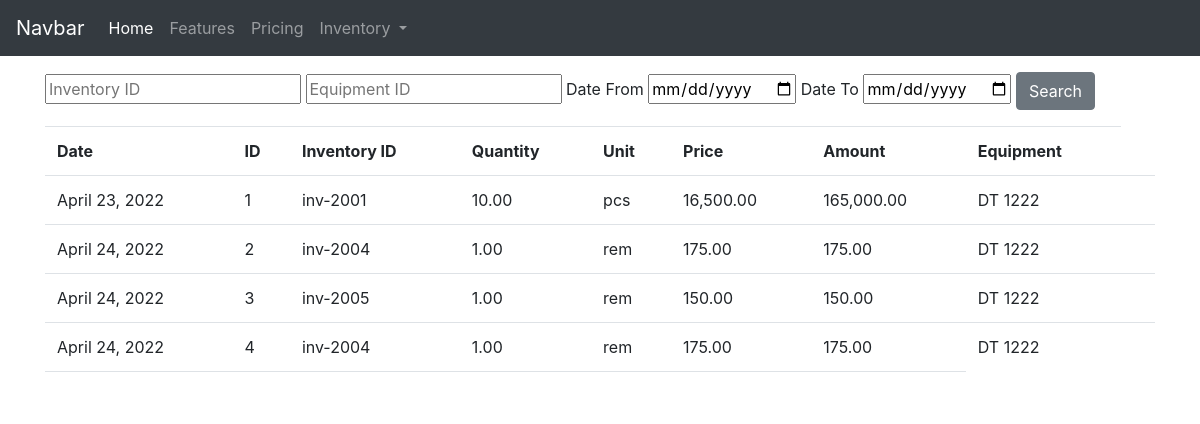
The page /inventorylist/ on the database as committed earlier.
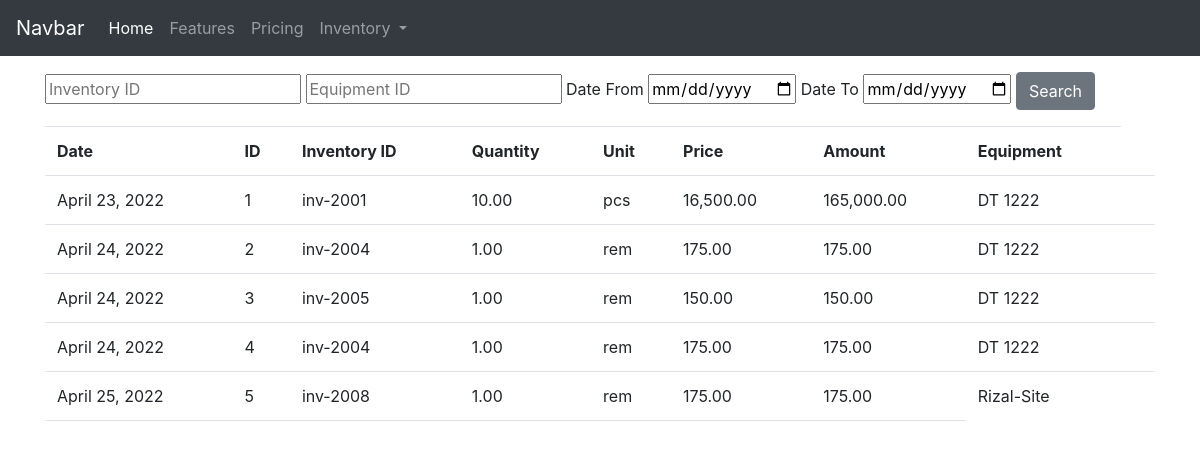
The same page on the database as committed later.
### inventory_management/models.py (models this page shows, shortened)
class inventory_transaction(models.Model):
    CATEGORY_TYPE = (
        ('1', _('Tires')),
        ('2', _('Oil & Lubricants')),
        ('3', _('Mechanical Parts')),
        ('4', _('Office Supplies')),
        ('5', _('Tools Supplies')),
        ('6', _('Others Supplies')),
    )
    transactions_inventory = models.ForeignKey(inventory_db, on_delete=models.CASCADE, null=True, blank=True)
    trans_date = models.DateField(default=date.today, verbose_name=_('Date'))
    inventory_id = models.CharField(max_length=20, verbose_name=_('Inventory id'))
    brand = models.CharField(max_length=100,verbose_name=_('Brand'))
    category_inv = models.CharField(max_length=25, choices=CATEGORY_TYPE, verbose_name=_('Category Type'))
    item_description = models.CharField(max_length=100, verbose_name=_('Item Description'))
    quantity = models.DecimalField(max_digits=19,decimal_places=2,null=True, blank=True)
    unit_measurement = models.CharField(max_length=50, verbose_name=_('Unit'))
    inventory_price = models.DecimalField(max_digits=19,decimal_places=2,null=True, blank=True)
    inventory_amount = models.DecimalField(max_digits=19,decimal_places=2,null=True, blank=True)
    equipment = models.CharField(max_length=20, verbose_name=_('equipment'))
    update = models.DateTimeField(auto_now=True)
    created = models.DateTimeField(auto_now_add=True)
    class Meta:
        ordering = ['-transactions_inventory']
        verbose_name = _('inventory_transaction')
        verbose_name_plural = _('inventories_transactions')
        db_table = 'inventory_transaction'

### inventory_management/views.py (the view)
# urls.py: path('inventorylist/', views.inventory_list, name="inventorylist"),
def inventory_list(request):
    if request.method=="POST":
        equipment_search = request.POST.get('equipment_id')
        inventory_search = request.POST.get('Inventory_id')
        date_from = request.POST.get('date_from')
        date_to = request.POST.get('date_to')
        if equipment_search != '' and  inventory_search != '':
            searchResult = inventory_transaction.objects.raw('SELECT id, inventory_id, quantity,\
                                                unit_measurement,inventory_price,inventory_amount,\
                                                    equipment\
                                                from inventory_transaction where \
                                                equipment like "%'+ equipment_search +'%" and \
                                                inventory_id like "%'+ inventory_search +'%"' )
            return render (request,"inventoryList.html", {"inventory_list": searchResult})
        elif equipment_search != '' and inventory_search == '':
            searchResult = inventory_transaction.objects.raw('SELECT id, inventory_id, quantity,\
                                                unit_measurement,inventory_price,inventory_amount,\
                                                    equipment\
                                                from inventory_transaction where \
                                                equipment like "%'+ equipment_search +'%"' )
            return render (request,"inventoryList.html", {"inventory_list": searchResult})
        elif equipment_search == '' and inventory_search != '':
            searchResult = inventory_transaction.objects.raw('SELECT id, inventory_id, quantity,\
                                                unit_measurement,inventory_price,inventory_amount,\
                                                    equipment\
                                                from inventory_transaction where \
                                                inventory_id like "%'+ inventory_search +'%"' )
            return render (request,"inventoryList.html", {"inventory_list": searchResult})
        elif equipment_search =='' and inventory_search == '' and date_from !='' and date_to !='' :
            searchResult = inventory_transaction.objects.raw('SELECT id, inventory_id, quantity,\
                                                unit_measurement,inventory_price,inventory_amount,\
                                                    equipment\
                                                from inventory_transaction where \
                                                    trans_date BETWEEN \
                                                     "'+ date_from +'"  AND "'+ date_to +'"' )
            return render (request,"inventoryList.html", {"inventory_list": searchResult}
                                        )
        elif equipment_search == '' and inventory_search == '':
            context = {
            'inventory_list': inventory_transaction.objects.all()
            }
            return render(request,'inventoryList.html',context)
    else:
        context = {
            'inventory_list': inventory_transaction.objects.all()
        }
        return render(request,'inventoryList.html',context)

### inventory_management/templates/inventoryList.html (shortened to what this page needs)
{% extends 'base.html' %}
{% block content %}
<form class="form" action="{% url 'inventorylist' %}" method ="POST">
    <div class="container mt-3">
        <input type="text"
        name='Inventory_id'
        placeholder="Inventory ID"
        />
        <input type="text"
        name='equipment_id'
        placeholder="Equipment ID"
        />
        <label for="DateFrom">Date From</label>
        <input type="date"
        name='date_from'
        />
        <label for="DateTo">Date To</label>
        <input type="date"
        name='date_to'
        />
        <button type="submit" class="btn btn-secondary">Search</button>
    </div>
    <div class="container mt-3">
        <table class="table table-borderless" id="inventoryList_table">
            <thead class="border-bottom font-weight-bold">
                    <td>Date</td>
                    <td>ID</td>
                    <td>Inventory ID</td>
                    <td>Quantity</td>
                    <td>Unit</td>
                    <td>Price</td>
                    <td>Amount</td>
                    <td>Equipment</td>
            </thead>
            <tbody>
                {% for list in inventory_list%}
                    <tr>
                        <td>{{list.trans_date}}</td>
                        <td>{{list.id}}</td>
                        <td>{{list.inventory_id}}</td>
                        <td>{{list.quantity}}</td>
                        <td>{{list.unit_measurement}}</td>
                        <td>{{list.inventory_price}}</td>
                        <td id="inventoryAmount">{{list.inventory_amount}}</td>
                        <td>{{list.equipment}}</td>
                        <td>
                        </td>
                    </tr>
                    {% empty %}
                        <p>
                            No Record found click add new Button
                        </p>
                {% endfor %}
                <tr>
                    <td></td>
                    <td></td>
                    <td></td>
                    <td></td>
                    <td></td>
                    <td></td>
                    <td id="Total_amount">
                    </td>
                </tr>
            </tbody>
        </table>
    </div>
</form>
{% endblock %}

Rows that differ between the two databases and show on the page:
added inventory_transaction: trans_date "April 25, 2022", id "5", inventory_id "inv-2008", quantity "1.00", unit_measurement "rem", inventory_price "175.00", inventory_amount "175.00", equipment "Rizal-Site"
